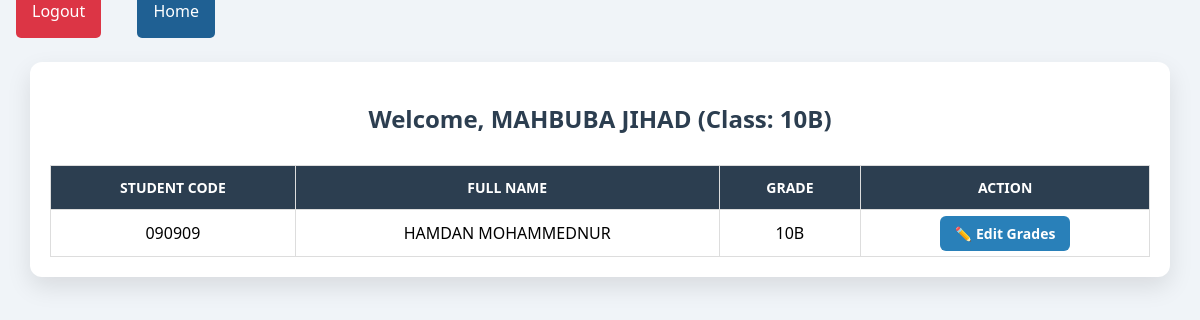
Page /teachers_dashboard/ (signed in) on the committed database.
### core/models.py (models this page shows, shortened)
class Teacher(models.Model):
    user = models.OneToOneField(Users, on_delete=models.CASCADE, primary_key=True)
    class_room = models.CharField(max_length=4, null=False, blank=False, default="9A")
    phone_num = models.CharField(max_length=22, null=False, blank=False, default="251912345678" )

class Users(AbstractUser):
    username = models.CharField(max_length=50, unique=True)
    email = models.EmailField(unique=True)
    phone_number = models.CharField(max_length=20, null=True, blank=True)
    is_teacher = models.BooleanField(default=False)
    is_admin = models.BooleanField(default=False)
    USERNAME_FIELD = 'username'

class Student(models.Model):
    first_name = models.CharField(max_length=100)
    second_name = models.CharField(max_length=100)
    code = models.CharField(max_length=20, unique=True)
    grade = models.CharField(max_length=10)  # Should match teacher.class_room
    homeroom_teacher = models.CharField(max_length=100)
    director = models.CharField(max_length=100)
    created_at = models.DateTimeField(auto_now_add=True)
    updated_at = models.DateTimeField(auto_now=True)
    class Meta:
        ordering = ['grade', 'second_name', 'first_name']

### core/views.py (the view)
# urls.py: path('teachers_dashboard/', views.teacher_dashboard, name="teacher_dashboard" ),
@login_required(login_url='core:login')
def teacher_dashboard(request):
    if not request.user.is_teacher:
        return HttpResponseForbidden("You are not allowed here.")
    teacher = get_object_or_404(Teacher, user=request.user)
    students = Student.objects.filter(grade=teacher.class_room)
    graded_ids = Grade.objects.filter(student__in=students).values_list('student_id', flat=True).distinct()
    student_status = []
    for student in students:
        student_status.append({
            'student': student,
            'has_grades': student.id in graded_ids
        })
    return render(request, 'base/teacher_dashboard.html', {
        'teacher': teacher,
        'student_status': student_status
    })

### core/templates/base/teacher_dashboard.html (shortened to what this page needs)
{% load static %}
<!DOCTYPE html>
<html lang="en">
<head>
</head>
<body>
  <a href="{% url 'core:logout' %}" style="color:#fff; background: #dc3545; text-decoration: none; margin:1rem 1rem 0rem; border: 0; border-radius: 5px; padding: 1rem;" >Logout</a>
  <a href="{% url 'core:home' %}" style="color:#fff; background: #1f6093ff; text-decoration: none; margin:1rem 1rem 0rem; border: 0; border-radius: 5px; padding: 1rem;" >Home</a>
  <div class="container">
    <h2>Welcome, {{ teacher.user.get_full_name }} (Class: {{ teacher.class_room }})</h2>
    {% if student_status %}
      <table>
        <thead>
          <tr>
            <th>Student Code</th>
            <th>Full Name</th>
            <th>Grade</th>
            <th>Action</th>
          </tr>
        </thead>
        <tbody>
          {% for entry in student_status %}
            <tr>
              <td data-label="Code">{{ entry.student.code }}</td>
              <td data-label="Full Name">{{ entry.student.first_name }} {{ entry.student.second_name }}</td>
              <td data-label="Grade">{{ entry.student.grade }}</td>
              <td data-label="Action">
                {% if entry.has_grades %}
                  <a class="btn btn-edit" href="{% url 'core:submit_grades' entry.student.id %}">✏️ Edit Grades</a>
                {% else %}
                  <a class="btn btn-add" href="{% url 'core:submit_grades' entry.student.id %}">➕ Add Grades</a>
                {% endif %}
              </td>
            </tr>
          {% endfor %}
        </tbody>
      </table>
    {% else %}
      <p>No students assigned to you yet.</p>
    {% endif %}
  </div>
</body>
</html>

### core/templates/base/teacher_dashboard.html (style rules this page uses)
body { font-family: 'Segoe UI', Tahoma, Geneva, Verdana, sans-serif; background-color: #f0f4f8; margin: 0; padding: 0; }
.container { width: 95%; max-width: 1100px; margin: 40px auto; padding: 20px; background: #fff; border-radius: 12px; box-shadow: 0 10px 25px rgba(0, 0, 0, 0.1); }
h2 { text-align: center; color: #2c3e50; margin-bottom: 30px; }
table { width: 100%; border-collapse: collapse; margin-top: 10px; }
th, td { padding: 12px 16px; border: 1px solid #ddd; text-align: center; }
th { background-color: #2c3e50; color: white; text-transform: uppercase; font-size: 14px; }
.btn { padding: 8px 15px; border: none; border-radius: 6px; color: white; font-weight: bold; cursor: pointer; text-decoration: none; font-size: 14px; transition: background 0.3s ease; }
.btn-edit { background-color: #2980b9; }

### rows in the picture
Teacher: user.get_full_name "MAHBUBA JIHAD", class_room "10B"
Student: student.code "090909", student.first_name "HAMDAN", student.second_name "MOHAMMEDNUR", student.grade "10B"
